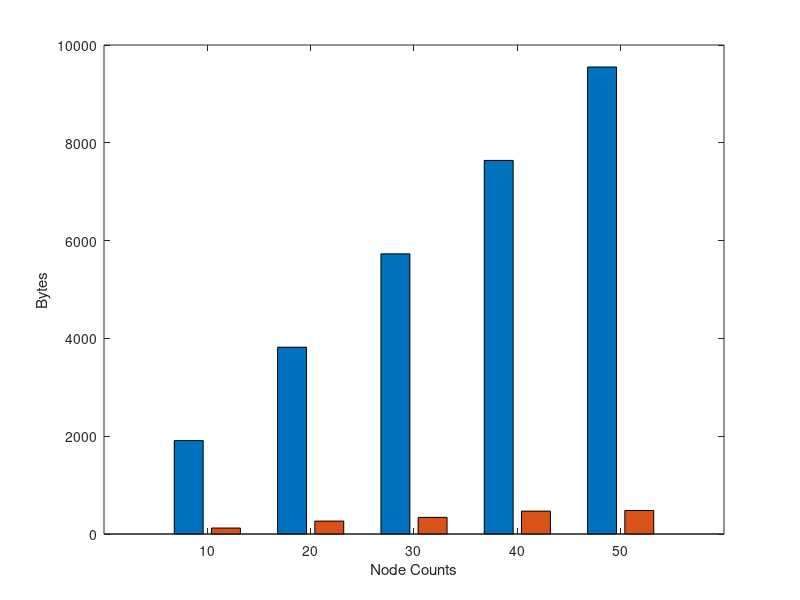

Reproduce this figure in MATLAB.
y = [1910 122; 3820 264; 5730 340; 7640 468;9550 480];
bar(y) 
xlabel('Node Counts');			% x 軸的說明文字
ylabel('Bytes');	% y 軸的說明文字
% 下列指令將 x 軸的數目字改成月數
set(gca, 'xticklabel', {'10','20','30', '40', '50', '60'});